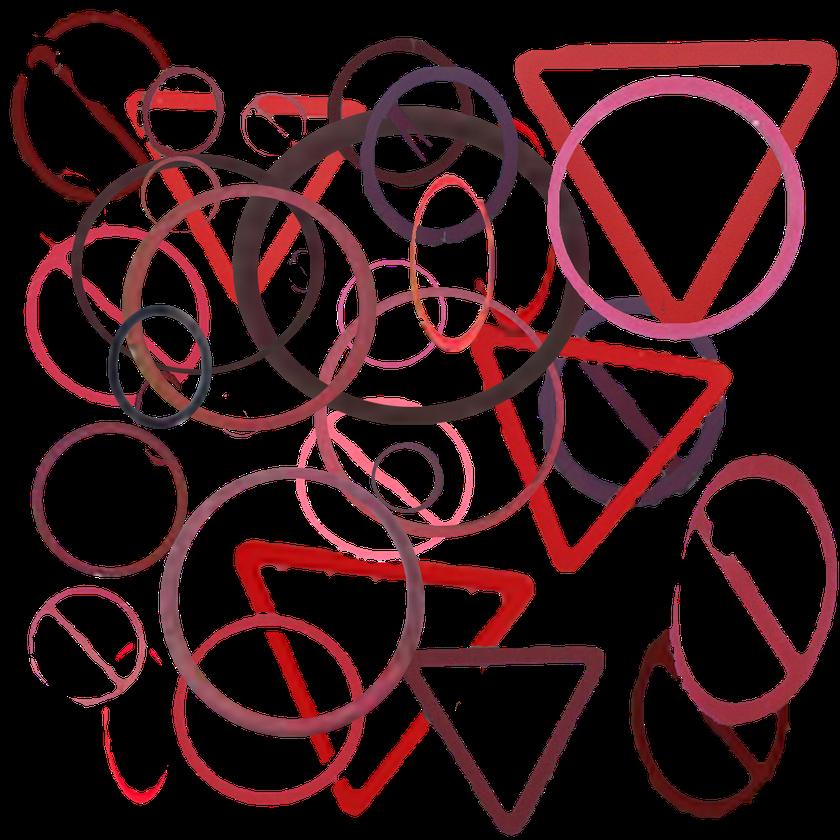
//> input picture temp/signs.png, 840 x 840 px, shrunk from 1024 x 1024 before the run
$ ./temp   (built with g++ and OpenCV 4)
//> lines starting //> are read from the running program, lines starting //| are printed output that depends on the picture; after the words box and inside, x2 and y2 are one past the last pixel; in counts of white or black regions, pixels touching at a corner belong together
#include <opencv2/opencv.hpp>
#include <iostream>
int main(){
	cv::Mat image = cv::imread("signs.png",-1);
//> image is the input picture: 840 rows x 840 cols, CV_8UC4; mean B, G, R, A 22.3, 18.6, 50.3, 71.1
	cv::Mat planes[4];
	cv::split(image,planes);
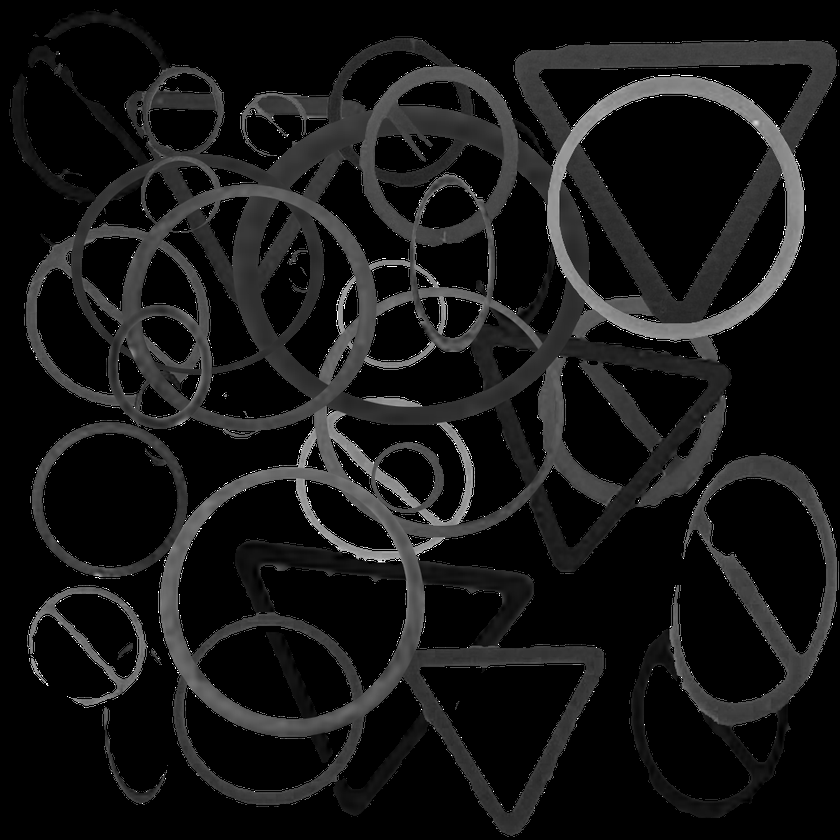
//> planes[0]: 840 rows x 840 cols, CV_8UC1; min 0, max 255, mean 22.3
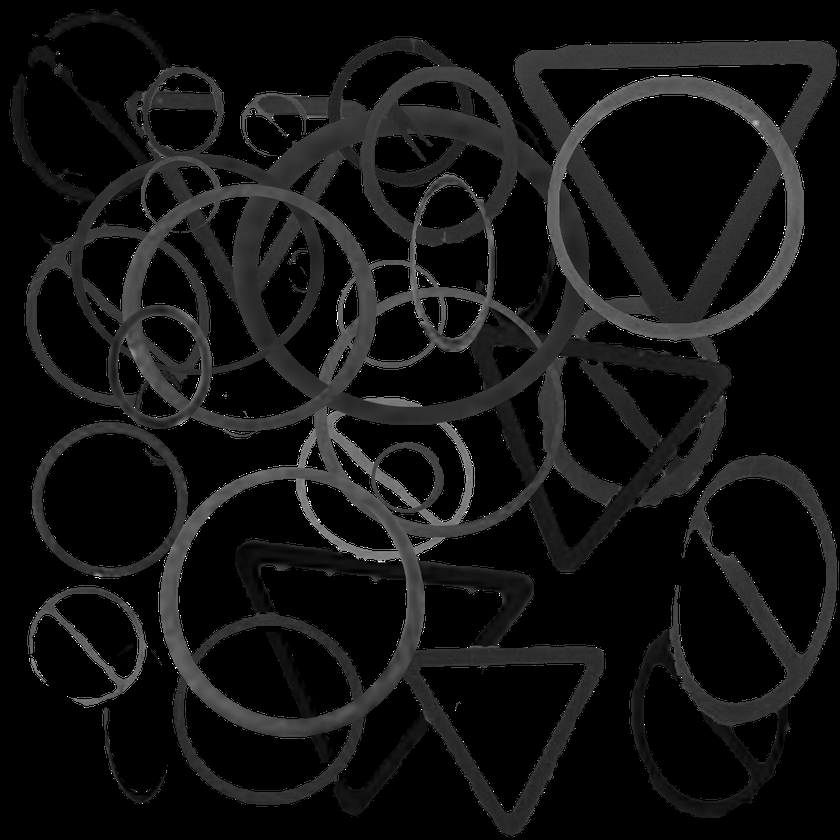
//> planes[1]: 840 rows x 840 cols, CV_8UC1; min 0, max 255, mean 18.6
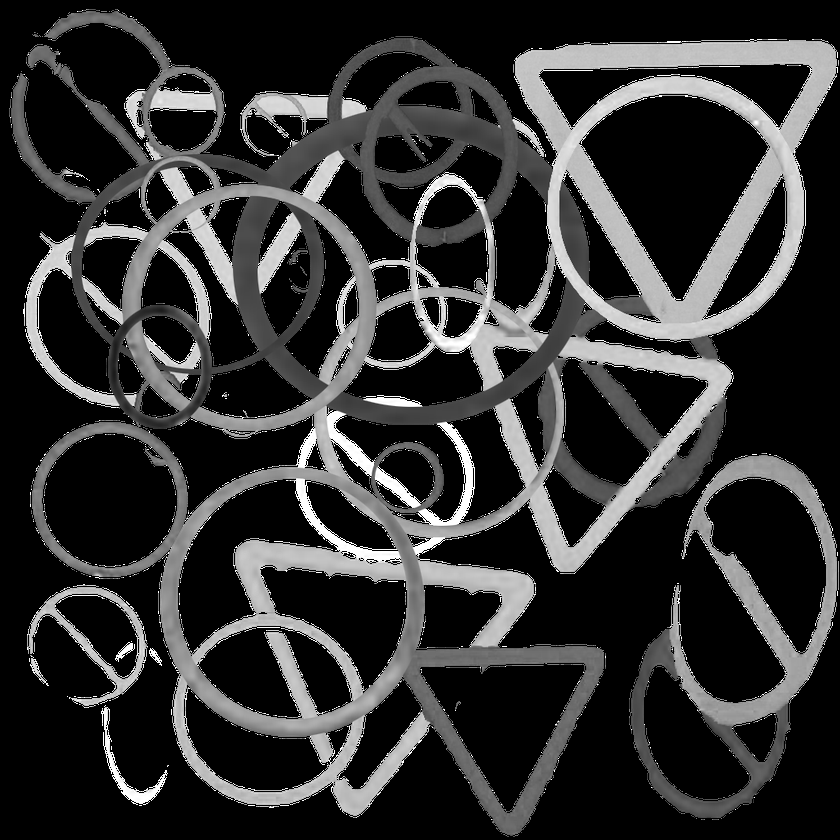
//> planes[2]: 840 rows x 840 cols, CV_8UC1; min 0, max 255, mean 50.3
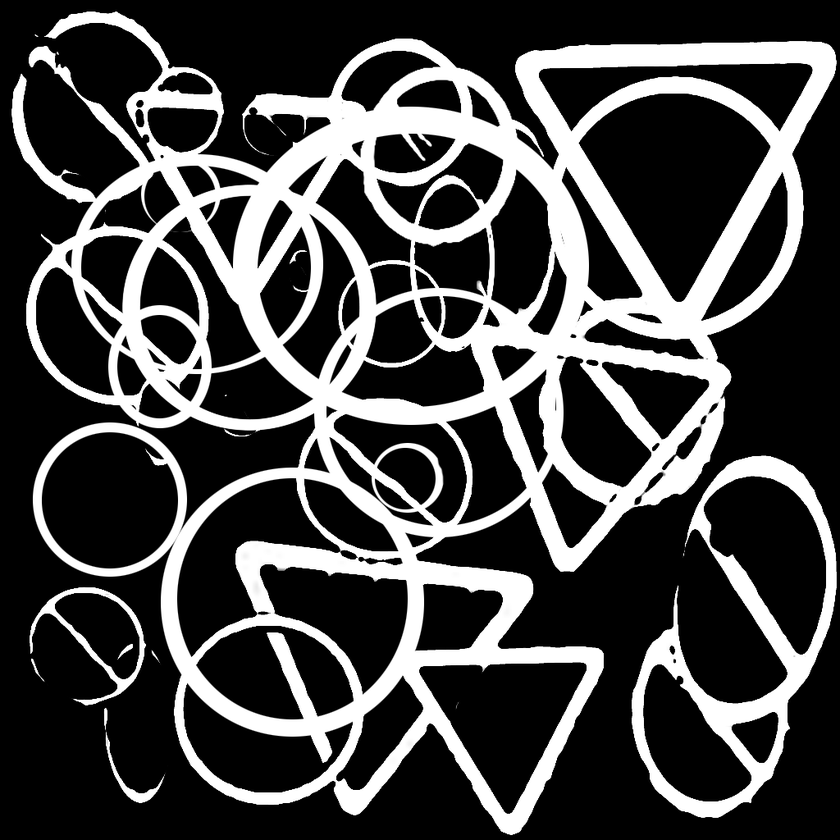
//> planes[3]: 840 rows x 840 cols, CV_8UC1; min 0, max 255, mean 71.1
	cv::threshold(planes[3],planes[3],250,255,cv::THRESH_BINARY);
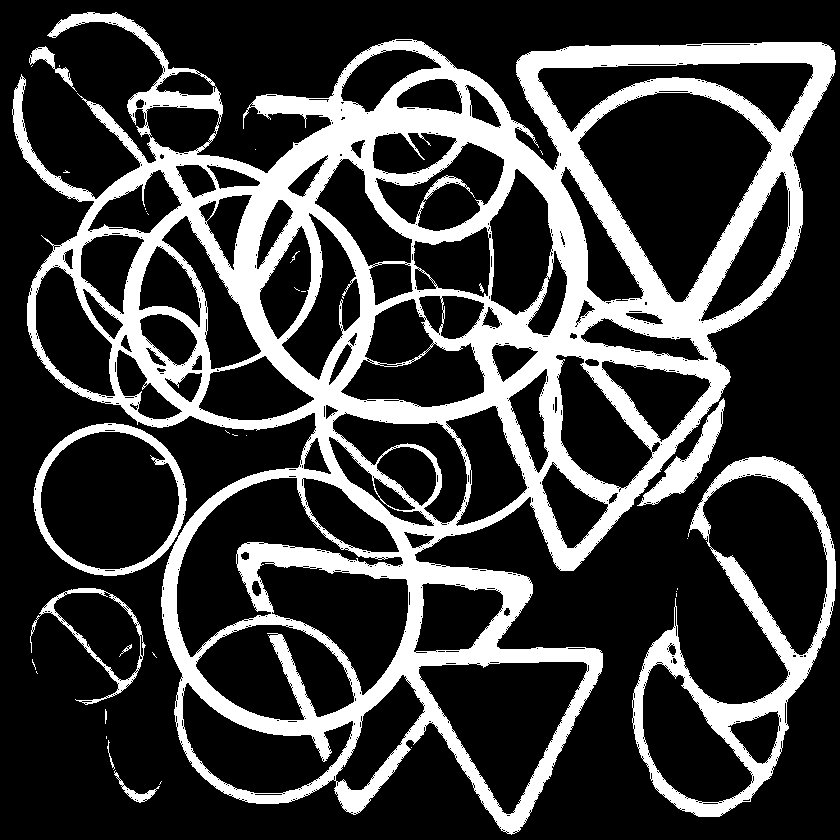
//> planes[3]: 840 rows x 840 cols, CV_8UC1; 24.7% white; 35 white regions (23 under 20 px), largest, box (x1, y1, x2, y2) and area: (12, 12, 836, 835) 152161, (632, 456, 836, 817) 13905, (33, 423, 187, 576) 3492
	int size = (int)sqrt(cv::countNonZero(planes[3]))-10;
//> size = 407
	cv::Mat newImage(size,size,CV_8UC4);
//> newImage: 407 rows x 407 cols, CV_8UC4; every value is 0
	int cnp = 0;
	for(int i = 0; i < image.cols && cnp < size*size; i++) {
		for(int j = 0; j < image.col(i).rows && cnp < size*size; j++) {
			if( image.col(i).row(j).data[3] == 255  ) {

				cv::Vec4b color = image.at<cv::Vec4b>(cv::Point(i,j));
				newImage.at<cv::Vec4b>(cv::Point(cnp/size,cnp%size)) = color;
				cnp ++;
			}
		}
	}
//> this loop made 840 passes
//> cnp on passes 1 to 3: 0, 0, 0
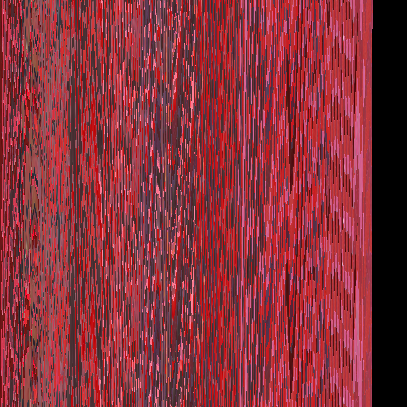
//> newImage: 407 rows x 407 cols, CV_8UC4; mean B, G, R, A 60, 50.3, 135.1, 233.1
//> after the loop, cnp = 151433
	cv::imshow("window",newImage);
	cv::waitKey(0);
	cv::imwrite("../back_project_data.png",newImage);
}
